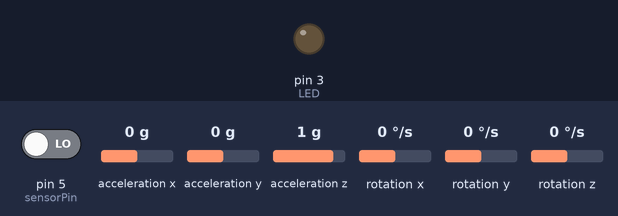
The sketch below on a simulated Arduino Uno, built with avr-gcc and run on an emulated ATmega328P. Parts: output pins drawn as LEDs (lit = HIGH). The inputs (shaded band) are chosen by the test bench; at power-on: pin 5 (sensorPin) LOW, acceleration z 1 g, acceleration x 0 g, acceleration y 0 g, rotation x 0 °/s, rotation y 0 °/s, rotation z 0 °/s. No radio packets arrive unless stated; what the sketch prints to the serial monitor is not drawn.

Above: at 2.7 s.
2.8 s: pin 5 (sensorPin) driven HIGH
At 3.6 s:
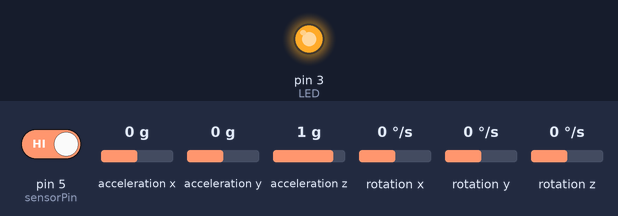
4.3 s: acceleration z set to 0 g
Timing chart, 0 to 7.3 s (numbered marks = the images above; inputs shaded):
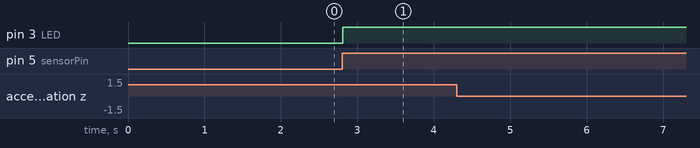

The sketch:

TX-GUANTE.ino
```cpp
//  PROYECTO DE GRADO - COCHE CONTROLADO A CONTROL REMOTO POR GESTOS DE GIROSCOPIO + PAN&TILT CON SENSOR ULTRASONIDOS
//
//  PROGRAMA TRANSMISOR - GUANTE, ANTENA NRF24L01+MÓDULO, MPU-6050, TOUCHSENSOR

// ---- Incluimos las librerías del SPI, Antena, Servos (del Pan&Tilt)
#include "SPI.h"
#include "nRF24L01.h"
#include "RF24.h"
#include "I2Cdev.h"
#include "MPU6050.h"
#include "Wire.h"

// ---- Variables NRF24L01
RF24 radio(9, 10);                      //Objeto llamado "radio". Pines del SPI, correspondientes a CE y CSN

const byte address[6] = "00001";        //Matriz de bytes identificativo. Dirección que utilizarán las antenas para identificarse entre sí

// ---- Variables MPU-6050
const int mpuAddress = 0x68;            // La dirección del MPU6050 puede ser 0x68 o 0x69, dependiendo del estado de AD0. Si no se especifica, 0x68 estará implicito

MPU6050 mpu(mpuAddress);

float MPU[3];                           //Creamos una matriz que almacenará los datos X y Y del giroscopio

int16_t ax, ay, az;                     //Declaramos las variables obtenidas del giroscopio, las variables que utilizaremos para las fórmulas del filtro complementario y para el contador millis
int16_t gx, gy, gz;
long tiempo_prev;
float dt, ang_x, ang_y, ang_x_prev, ang_y_prev, accel_ang_x, accel_ang_y;

// ---- Variables LED y Touch Sensor

const int sensorPin = 5;
const int LED = 3;

int LedState = LOW;                     //Estas variables nos permitirán controlar el estado del LED para dar indicaciones
float LedVal = 0.0;
int currentButtonState;
int lastButtonState;

void setup() {
  Serial.begin(115200);                  //Inicializamos comunicación serie a 115200 baudios

  Wire.begin();                          //Inicializamos el I2C y el MPU-6050
  mpu.initialize();

  pinMode(sensorPin, INPUT);
  pinMode(LED, OUTPUT);

  /* Inicializamos el objeto "radio". Abrimos el canal de transmisión
       de datos identificado por la dirección dada anteriormente.
       Si se estan haciendo pruebas sobre mesa o una antena al lado de otra,
       radio.setPALevel nos permitirá mantener la potencia al mínimo.
       radio.stopListening establece a esta antena como transmisor. */
  radio.begin();
  radio.openWritingPipe(address);
  //radio.setPALevel(RF24_PA_MIN);
  radio.stopListening();

  delay(1500);
}

void loop() {

  lastButtonState = currentButtonState;
  currentButtonState = digitalRead(sensorPin);

  gyroMPU();
  radio.write(MPU, sizeof(MPU));

  if (lastButtonState == LOW && currentButtonState == HIGH) {
    LedState = !LedState;
    digitalWrite(LED, LedState);
    LedVal = 1.0;
    MPU[2] = LedVal;
    radio.write(MPU, sizeof(MPU));

    while (LedState == HIGH) {
      lastButtonState = currentButtonState;
      currentButtonState = digitalRead(sensorPin);
      gyroMPU();
      radio.write(MPU, sizeof(MPU));
      if (lastButtonState == LOW && currentButtonState == HIGH) {
        LedState = !LedState;
        digitalWrite(LED, LedState);
        LedVal = 0.0;
        MPU[2] = LedVal;
        radio.write(MPU, sizeof(MPU));
      }
    }
  }

}

float gyroMPU() {
  mpu.getAcceleration(&ax, &ay, &az);
  mpu.getRotation(&gx, &gy, &gz);

  accel_ang_x = atan(ay / sqrt(pow(ax, 2) + pow(az, 2))) * (180.0 / 3.14159);
  accel_ang_y = atan(-ax / sqrt(pow(ay, 2) + pow(az, 2))) * (180.0 / 3.14159);

  ang_x = 0.98 * (ang_x_prev + (gx / 131) * dt) + 0.02 * accel_ang_x;
  ang_y = 0.98 * (ang_y_prev + (gy / 131) * dt) + 0.02 * accel_ang_y;

  ang_x_prev = ang_x;
  ang_y_prev = ang_y;

  dt = (millis() - tiempo_prev) / 1000.0;
  tiempo_prev = millis();

  Serial.print(F("Rotación en X:  "));
  Serial.print(ang_x);
  Serial.print(F("\t Rotación en Y: "));
  Serial.println(ang_y);
  Serial.print(F("\t LED: "));
  Serial.println(LedVal);

  MPU[0] = ang_x;
  MPU[1] = ang_y;

  return MPU[3];
}
```

Measured:
- after the input at 2.8 s, pin 3 (LED): LOW → HIGH at once
